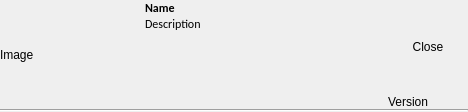
<?xml version="1.0" encoding="UTF-8"?>
<ui version="4.0">
 <class>Form</class>
 <widget class="QWidget" name="Form">
  <property name="geometry">
   <rect>
    <x>0</x>
    <y>0</y>
    <width>468</width>
    <height>112</height>
   </rect>
  </property>
  <property name="sizePolicy">
   <sizepolicy hsizetype="Expanding" vsizetype="Expanding">
    <horstretch>0</horstretch>
    <verstretch>0</verstretch>
   </sizepolicy>
  </property>
  <property name="maximumSize">
   <size>
    <width>20000</width>
    <height>200</height>
   </size>
  </property>
  <property name="windowTitle">
   <string>Form</string>
  </property>
  <property name="autoFillBackground">
   <bool>false</bool>
  </property>
  <property name="styleSheet">
   <string notr="true"/>
  </property>
  <layout class="QGridLayout" name="gridLayout">
   <property name="verticalSpacing">
    <number>0</number>
   </property>
   <property name="margin">
    <number>0</number>
   </property>
   <item row="0" column="0" rowspan="2">
    <widget class="QLabel" name="imagelabel">
     <property name="sizePolicy">
      <sizepolicy hsizetype="MinimumExpanding" vsizetype="Expanding">
       <horstretch>0</horstretch>
       <verstretch>0</verstretch>
      </sizepolicy>
     </property>
     <property name="minimumSize">
      <size>
       <width>0</width>
       <height>0</height>
      </size>
     </property>
     <property name="maximumSize">
      <size>
       <width>200</width>
       <height>200</height>
      </size>
     </property>
     <property name="text">
      <string>Image</string>
     </property>
     <property name="scaledContents">
      <bool>true</bool>
     </property>
    </widget>
   </item>
   <item row="0" column="1" rowspan="2">
    <layout class="QVBoxLayout" name="verticalLayout">
     <item>
      <widget class="QLabel" name="namelabel">
       <property name="font">
        <font>
         <family>Calibri</family>
         <weight>75</weight>
         <italic>false</italic>
         <bold>true</bold>
        </font>
       </property>
       <property name="styleSheet">
        <string notr="true"/>
       </property>
       <property name="text">
        <string>Name</string>
       </property>
       <property name="wordWrap">
        <bool>true</bool>
       </property>
       <property name="projectlabel" stdset="0">
        <bool>true</bool>
       </property>
       <property name="headerlabel" stdset="0">
        <bool>true</bool>
       </property>
      </widget>
     </item>
     <item>
      <widget class="QLabel" name="descriptionlabel">
       <property name="font">
        <font>
         <family>Calibri</family>
         <weight>50</weight>
         <italic>false</italic>
         <bold>false</bold>
        </font>
       </property>
       <property name="styleSheet">
        <string notr="true"/>
       </property>
       <property name="text">
        <string>Description</string>
       </property>
       <property name="wordWrap">
        <bool>true</bool>
       </property>
       <property name="projectlabel" stdset="0">
        <bool>true</bool>
       </property>
      </widget>
     </item>
     <item>
      <spacer name="verticalSpacer">
       <property name="orientation">
        <enum>Qt::Vertical</enum>
       </property>
       <property name="sizeHint" stdset="0">
        <size>
         <width>20</width>
         <height>40</height>
        </size>
       </property>
      </spacer>
     </item>
    </layout>
   </item>
   <item row="0" column="3" rowspan="2">
    <spacer name="horizontalSpacer">
     <property name="orientation">
      <enum>Qt::Horizontal</enum>
     </property>
     <property name="sizeType">
      <enum>QSizePolicy::MinimumExpanding</enum>
     </property>
     <property name="sizeHint" stdset="0">
      <size>
       <width>40</width>
       <height>20</height>
      </size>
     </property>
    </spacer>
   </item>
   <item row="2" column="0" colspan="10">
    <widget class="Line" name="line">
     <property name="styleSheet">
      <string notr="true">color: rgb(147, 147, 147);</string>
     </property>
     <property name="orientation">
      <enum>Qt::Horizontal</enum>
     </property>
    </widget>
   </item>
   <item row="0" column="9">
    <layout class="QVBoxLayout" name="verticalLayout_2">
     <property name="rightMargin">
      <number>0</number>
     </property>
     <property name="bottomMargin">
      <number>0</number>
     </property>
     <item>
      <spacer name="verticalSpacer_3">
       <property name="orientation">
        <enum>Qt::Vertical</enum>
       </property>
       <property name="sizeHint" stdset="0">
        <size>
         <width>20</width>
         <height>40</height>
        </size>
       </property>
      </spacer>
     </item>
     <item>
      <widget class="QPushButton" name="closeProjectButton">
       <property name="text">
        <string>Close</string>
       </property>
       <property name="icon">
        <iconset resource="../resources.qrc">
         <normaloff>:/icons/cross_icon</normaloff>:/icons/cross_icon</iconset>
       </property>
       <property name="iconSize">
        <size>
         <width>32</width>
         <height>32</height>
        </size>
       </property>
       <property name="flat">
        <bool>true</bool>
       </property>
      </widget>
     </item>
     <item>
      <spacer name="verticalSpacer_2">
       <property name="orientation">
        <enum>Qt::Vertical</enum>
       </property>
       <property name="sizeHint" stdset="0">
        <size>
         <width>20</width>
         <height>40</height>
        </size>
       </property>
      </spacer>
     </item>
     <item>
      <widget class="QLabel" name="versionlabel">
       <property name="styleSheet">
        <string notr="true"/>
       </property>
       <property name="text">
        <string>Version</string>
       </property>
       <property name="margin">
        <number>6</number>
       </property>
       <property name="projectlabel" stdset="0">
        <bool>true</bool>
       </property>
      </widget>
     </item>
    </layout>
   </item>
  </layout>
 </widget>
 <resources>
  <include location="../resources.qrc"/>
 </resources>
 <connections/>
</ui>
